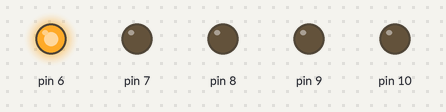
Bench run of a sketch on a simulated Arduino Uno, built with avr-gcc and run on an emulated ATmega328P. Shown: output pins drawn as LEDs (lit = HIGH).

Above: at 0.5 s.
At 1.5 s:
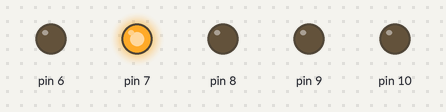
At 2.5 s:
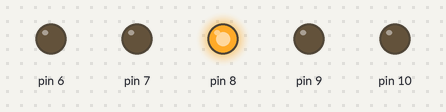
At 3.5 s:
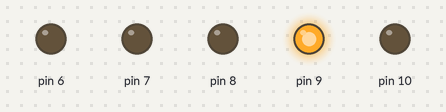
At 4.5 s:
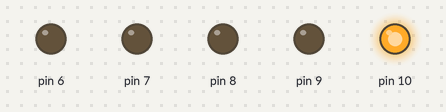
Timing chart, 0 to 6.5 s (numbered marks = the images above):
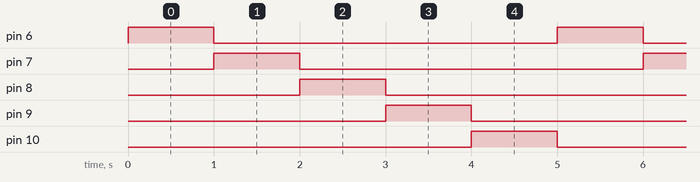

The sketch:

siraliLED_1.ino
```cpp
void setup() {
  // put your setup code here, to run once:
  pinMode(6,OUTPUT);
  pinMode(7,OUTPUT);
  pinMode(8,OUTPUT);
  pinMode(9,OUTPUT);
  pinMode(10,OUTPUT);
}

void loop() {
  // put your main code here, to run repeatedly:
  digitalWrite(6,HIGH);
  delay(1000);
  digitalWrite(6,LOW);
  digitalWrite(7,HIGH);
  delay(1000);
  digitalWrite(7,LOW);
  digitalWrite(8,HIGH);
  delay(1000);
  digitalWrite(8,LOW);
  digitalWrite(9,HIGH);
  delay(1000);
  digitalWrite(9,LOW);
  digitalWrite(10,HIGH);
  delay(1000);
  digitalWrite(10,LOW);
}
```

Measured:
- by itself, pin 6–10: alternates HIGH for 1.0 s and LOW for 4.0 s
- by itself, everything shown: repeats every 5.0 s, in 6 steps
